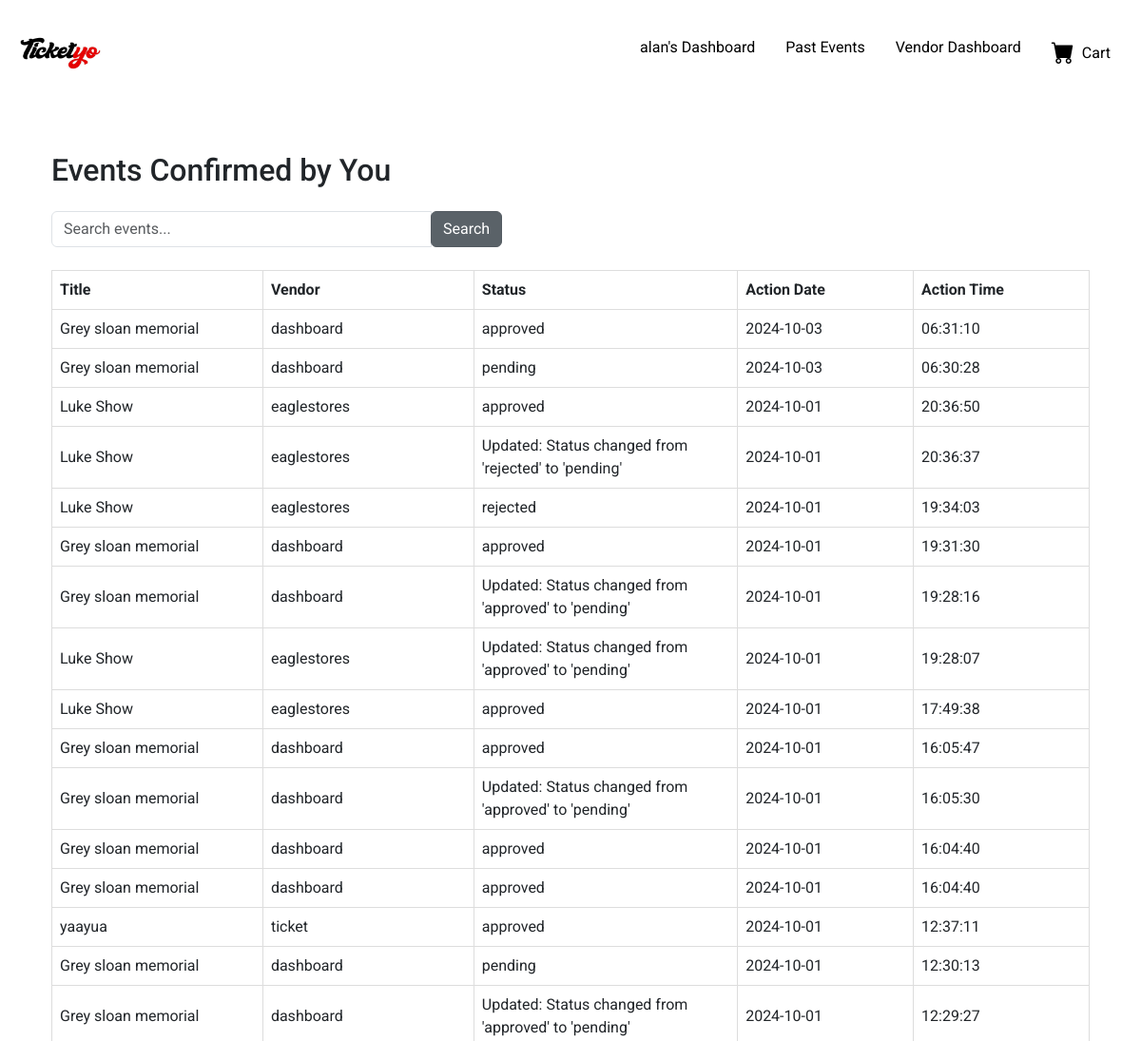
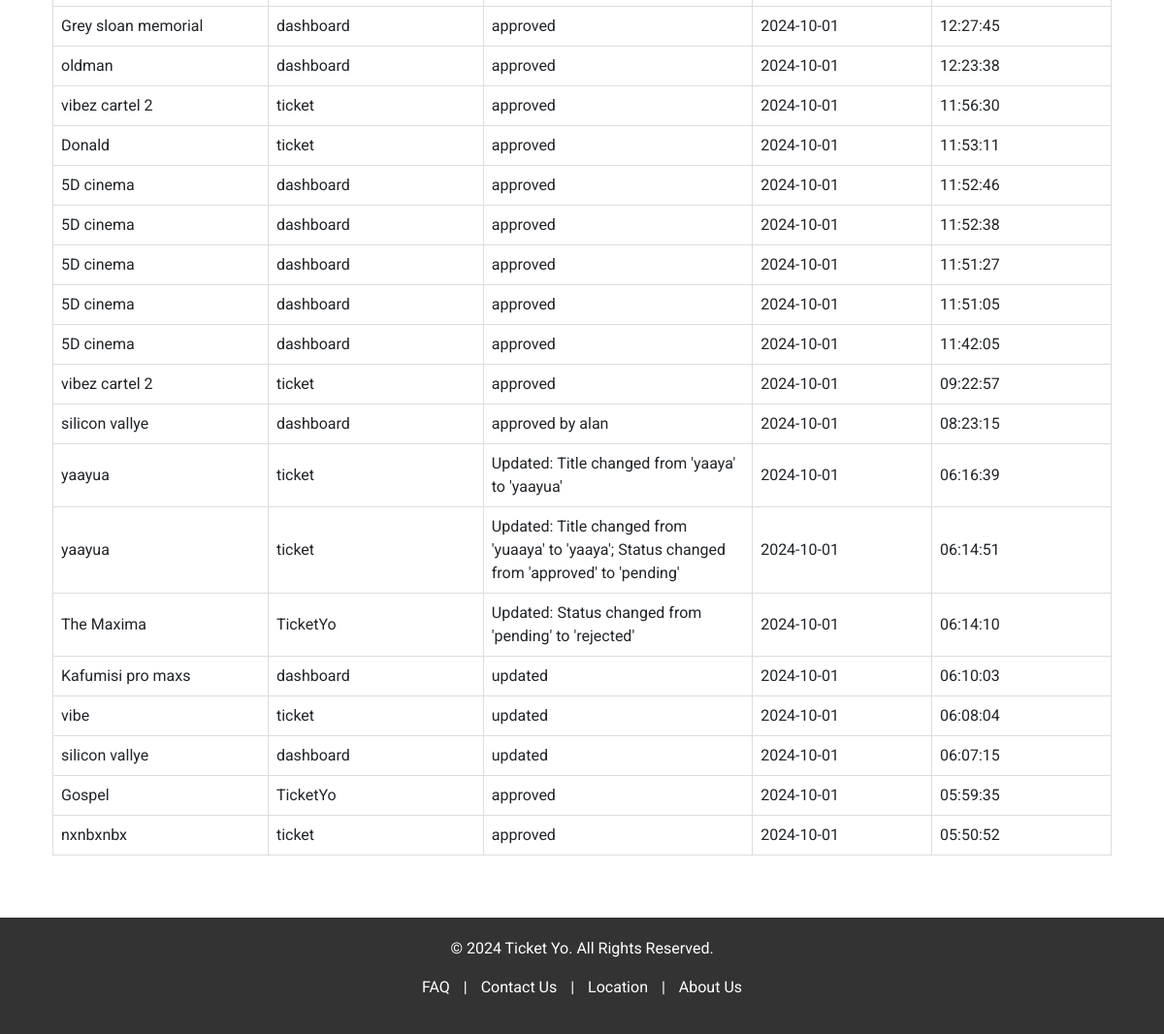
/vendors/events-confirmed/ (signed in), run on the app's committed database (2 pictures, top to bottom).
### vendors/models.py (models this page shows, shortened)
class Vendor(AbstractBaseUser, PermissionsMixin):
    username = models.CharField(max_length=30, unique=True)
    email = models.EmailField(unique=True)
    first_name = models.CharField(max_length=30)
    last_name = models.CharField(max_length=30)
    storename = models.CharField(max_length=50)
    store_phone = models.CharField(max_length=15)
    verification_code = models.CharField(max_length=6, null=True, blank=True)
    verification_code_created_at = models.DateTimeField(null=True, blank=True)
    is_active = models.BooleanField(default=True)
    is_admin = models.BooleanField(default=False)
    is_superuser = models.BooleanField(default=False)
    is_staff = models.BooleanField(default=False)
    is_vendor = models.BooleanField(default=True)
    objects = VendorManager()
    USERNAME_FIELD = 'username'
    REQUIRED_FIELDS = ['email', 'first_name', 'last_name', 'storename', 'store_phone']

### events/models.py (models this page shows, shortened)
class ActionLog(models.Model):
    admin_user = models.ForeignKey(get_user_model(), on_delete=models.CASCADE)  # Link to the user who performed the action
    event = models.ForeignKey(Event, on_delete=models.CASCADE)  # Direct reference to Event model
    action = models.CharField(max_length=50)  # E.g., 'approved' or 'rejected'
    timestamp = models.DateTimeField(default=timezone.now)  # Time of the action

class Event(models.Model):
    STATUS_CHOICES = [
        ('pending', 'Pending'),
        ('approved', 'Approved'),
        ('rejected', 'Rejected'),
    ]
    vendor = models.ForeignKey(Vendor, on_delete=models.CASCADE, related_name='events')
    poster = models.ImageField(upload_to='event_posters/')
    title = models.CharField(max_length=200)
    description = models.TextField()
    category = models.CharField(max_length=100)
    start_date = models.DateTimeField()
    end_date = models.DateTimeField(null=True, blank=True)
    venue_name = models.CharField(max_length=100)
    regular_price = models.DecimalField(max_digits=10, decimal_places=2)
    sale_price = models.DecimalField(max_digits=10, decimal_places=2, null=True, blank=True)
    tickets_available = models.PositiveIntegerField(null=True, blank=True)
    tickets_sold = models.PositiveIntegerField(default=0)
    status = models.CharField(max_length=10, choices=STATUS_CHOICES, default='pending')
    adminaction = models.ForeignKey(settings.AUTH_USER_MODEL, on_delete=models.SET_NULL, null=True, blank=True, editable=False)  # Stores the admin who approved/rejected

### vendors/decorators.py (the view)
    def _wrapped_view(request, *args, **kwargs):
        if request.user.is_authenticated and hasattr(request.user, 'is_vendor') and request.user.is_vendor:
            return view_func(request, *args, **kwargs)
        else:
            raise PermissionDenied("You are not allowed to access this page.")  # Return Permission Denied error

### vendors/views.py (called while the page is built, shortened)
@login_required
@vendor_required
def events_confirmed_view(request):
    admin_user = request.user
    action_logs = ActionLog.objects.filter(admin_user=admin_user).select_related('event').order_by('-timestamp')
    search_query = request.GET.get('search', '')
    context = {
        'action_logs': action_logs,
        'search_query': search_query,
    }
    return render(request, 'events/events_confirmed.html', context)

### templates/events/events_confirmed.html (shortened to what this page needs)
{% extends 'frontend/base.html' %}
{% block content %}
<div class="container mt-5">
    <h2 class="mb-4">Events Confirmed by You</h2>
    <form method="GET" class="mb-4">
        <div class="input-group">
            <input type="text" name="search" class="form-control" placeholder="Search events..." value="{{ search_query }}">
            <div class="input-group-append">
                <button class="btn btn-secondary" type="submit">Search</button>
            </div>
        </div>
    </form>
    <div class="table-responsive">
        <table class="table table-hover">
            <thead class="thead-light">
                <tr>
                    <th class="title-column">Title</th>
                    <th class="vendor-column d-none d-md-table-cell">Vendor</th>
                    <th class="status-column">Status</th>
                    <th class="date-column">Action Date</th>
                    <th class="time-column">Action Time</th>
                </tr>
            </thead>
            <tbody>
                {% for log in action_logs %}
                <tr class="event-row" data-event-id="{{ log.event.id }}">
                    <td class="clickable">{{ log.event.title }}</td>
                    <td  class="vendor-column d-none d-md-table-cell"> {{ log.event.vendor.storename }}</td>
                    <td>{{ log.action }}</td>
                    <td>{{ log.timestamp|date:"Y-m-d" }}</td>
                    <td>{{ log.timestamp|date:"H:i:s" }}</td>
                </tr>
                {% empty %}
                <tr>
                    <td colspan="5" class="text-center">No events found.</td>
                </tr>
                {% endfor %}
            </tbody>
        </table>
    </div>
</div>
{% endblock %}

### templates/frontend/base.html (shortened to what this page needs)
{% load static %}
<!DOCTYPE html>
<html lang="en">
<head>
    <link href="https://cdn.jsdelivr.net/npm/bootstrap@5.3.0/dist/css/bootstrap.min.css" rel="stylesheet">
    <link rel="stylesheet" href="{% static 'frontend/styles.css' %}">
    <link href="https://cdn.jsdelivr.net/npm/bootstrap-icons@1.10.5/font/bootstrap-icons.css" rel="stylesheet">
</head>
<body>
<header id="main-header" class="header p-3 d-flex justify-content-between align-items-center">
    <div class="d-flex align-items-center">
        <div class="logo">
            <img src="{% static 'frontend/logo.jpg' %}" alt="Logo" style="height: 80px; width: 100px;">
        </div>
    </div>
    <nav>
        <ul class="nav">
            {% if user.is_authenticated %}
                <li class="nav-item">
                    <a href="{% url 'all_events' %}" class="nav-link text-black">{{ user.username }}'s Dashboard</a>
                </li>
            {% else %}
                <li class="nav-item">
                    <a href="{% url 'all_events' %}" class="nav-link text-black">Dashboard</a>
                </li>
            {% endif %}
            <li class="nav-item">
                <a href="{% url 'past_events' %}" class="nav-link text-black">Past Events</a>
            </li>
            {% if user.is_authenticated and user.is_vendor %}
                <li class="nav-item">
                    <a href="{% url 'dashboard' %}" class="nav-link text-black">Vendor Dashboard</a>
                </li>
            {% endif %}
            <li class="nav-item">
                <a href="{% url 'view_cart' %}" class="nav-link text-black d-flex align-items-center">
                    <i class="bi bi-cart-fill fs-4 me-2" style="color: black;"></i> Cart
                </a>
            </li>
        </ul>
    </nav>
</header>
    <div class="container main-content">
        {% block content %}{% endblock %}
    </div>
    <footer class="footer mt-5">
        <p>&copy; 2024 Ticket Yo. All Rights Reserved.</p>
        <p>
            <a href="#">FAQ</a> |
            <a href="#">Contact Us</a> |
            <a href="#">Location</a> |
            <a href="#">About Us</a>
        </p>
    </footer>
</body>
</html>

### static/frontend/styles.css (style rules this page uses)
body { font-family: 'Roboto', sans-serif; }
.header { background-color: white; color: white; }
.footer { background-color: #333; color: white; padding: 20px 0; text-align: center; }
.footer a { color: white; text-decoration: none; margin: 0 10px; }

### templates/events/events_confirmed.html (style rules this page uses)
.input-group .form-control { max-width: 400px; }
.btn-secondary { background-color: #5a6268; border-color: #545b62; }
.title-column { width: 120px; }
.vendor-column { width: 120px; }
.status-column { width: 150px; white-space: nowrap; overflow: hidden; text-overflow: ellipsis; }
.date-column { width: 100px; }
.time-column { width: 100px; }
table { width: 100%; border-collapse: collapse; }
th, td { text-align: left; vertical-align: middle; padding: 10px; border: 1px solid #ddd; }

### data on the page
Vendor: username "alan"
ActionLog: event "Grey sloan memorial", event.vendor.storename "dashboard", action "approved", timestamp "2024-10-03", timestamp "06:31:10"
ActionLog: event "Grey sloan memorial", event.vendor.storename "dashboard", action "pending", timestamp "2024-10-03", timestamp "06:30:28"
ActionLog: event "Luke Show", event.vendor.storename "eaglestores", action "approved", timestamp "2024-10-01", timestamp "20:36:50"
ActionLog: event "Luke Show", event.vendor.storename "eaglestores", action "Updated: Status changed from 'rejected' to 'pending'", timestamp "2024-10-01", timestamp "20:36:37"
ActionLog: event "Luke Show", event.vendor.storename "eaglestores", action "rejected", timestamp "2024-10-01", timestamp "19:34:03"
ActionLog: event "Grey sloan memorial", event.vendor.storename "dashboard", action "approved", timestamp "2024-10-01", timestamp "19:31:30"
ActionLog: event "Grey sloan memorial", event.vendor.storename "dashboard", action "Updated: Status changed from 'approved' to 'pending'", timestamp "2024-10-01", timestamp "19:28:16"
ActionLog: event "Luke Show", event.vendor.storename "eaglestores", action "Updated: Status changed from 'approved' to 'pending'", timestamp "2024-10-01", timestamp "19:28:07"
ActionLog: event "Luke Show", event.vendor.storename "eaglestores", action "approved", timestamp "2024-10-01", timestamp "17:49:38"
ActionLog: event "Grey sloan memorial", event.vendor.storename "dashboard", action "approved", timestamp "2024-10-01", timestamp "16:05:47"
ActionLog: event "Grey sloan memorial", event.vendor.storename "dashboard", action "Updated: Status changed from 'approved' to 'pending'", timestamp "2024-10-01", timestamp "16:05:30"
ActionLog: event "Grey sloan memorial", event.vendor.storename "dashboard", action "approved", timestamp "2024-10-01", timestamp "16:04:40"
ActionLog: event "Grey sloan memorial", event.vendor.storename "dashboard", action "approved", timestamp "2024-10-01", timestamp "16:04:40"
ActionLog: event "yaayua", event.vendor.storename "ticket", action "approved", timestamp "2024-10-01", timestamp "12:37:11"
ActionLog: event "Grey sloan memorial", event.vendor.storename "dashboard", action "pending", timestamp "2024-10-01", timestamp "12:30:13"
ActionLog: event "Grey sloan memorial", event.vendor.storename "dashboard", action "Updated: Status changed from 'approved' to 'pending'", timestamp "2024-10-01", timestamp "12:29:27"
ActionLog: event "Grey sloan memorial", event.vendor.storename "dashboard", action "approved", timestamp "2024-10-01", timestamp "12:27:45"
ActionLog: event "oldman", event.vendor.storename "dashboard", action "approved", timestamp "2024-10-01", timestamp "12:23:38"
ActionLog: event "vibez cartel 2", event.vendor.storename "ticket", action "approved", timestamp "2024-10-01", timestamp "11:56:30"
ActionLog: event "Donald", event.vendor.storename "ticket", action "approved", timestamp "2024-10-01", timestamp "11:53:11"
ActionLog: event "5D cinema", event.vendor.storename "dashboard", action "approved", timestamp "2024-10-01", timestamp "11:52:46"
ActionLog: event "5D cinema", event.vendor.storename "dashboard", action "approved", timestamp "2024-10-01", timestamp "11:52:38"
ActionLog: event "5D cinema", event.vendor.storename "dashboard", action "approved", timestamp "2024-10-01", timestamp "11:51:27"
ActionLog: event "5D cinema", event.vendor.storename "dashboard", action "approved", timestamp "2024-10-01", timestamp "11:51:05"
ActionLog: event "5D cinema", event.vendor.storename "dashboard", action "approved", timestamp "2024-10-01", timestamp "11:42:05"
ActionLog: event "vibez cartel 2", event.vendor.storename "ticket", action "approved", timestamp "2024-10-01", timestamp "09:22:57"
ActionLog: event "silicon vallye", event.vendor.storename "dashboard", action "approved by alan", timestamp "2024-10-01", timestamp "08:23:15"
ActionLog: event "yaayua", event.vendor.storename "ticket", action "Updated: Title changed from 'yaaya' to 'yaayua'", timestamp "2024-10-01", timestamp "06:16:39"
ActionLog: event "yaayua", event.vendor.storename "ticket", action "Updated: Title changed from 'yuaaya' to 'yaaya'; Status changed from 'approved' to 'pending'", timestamp "2024-10-01", timestamp "06:14:51"
ActionLog: event "The Maxima", event.vendor.storename "TicketYo", action "Updated: Status changed from 'pending' to 'rejected'", timestamp "2024-10-01", timestamp "06:14:10"
ActionLog: event "Kafumisi pro maxs", event.vendor.storename "dashboard", action "updated", timestamp "2024-10-01", timestamp "06:10:03"
ActionLog: event "vibe", event.vendor.storename "ticket", action "updated", timestamp "2024-10-01", timestamp "06:08:04"
ActionLog: event "silicon vallye", event.vendor.storename "dashboard", action "updated", timestamp "2024-10-01", timestamp "06:07:15"
ActionLog: event "Gospel", event.vendor.storename "TicketYo", action "approved", timestamp "2024-10-01", timestamp "05:59:35"
ActionLog: event "nxnbxnbx", event.vendor.storename "ticket", action "approved", timestamp "2024-10-01", timestamp "05:50:52"
